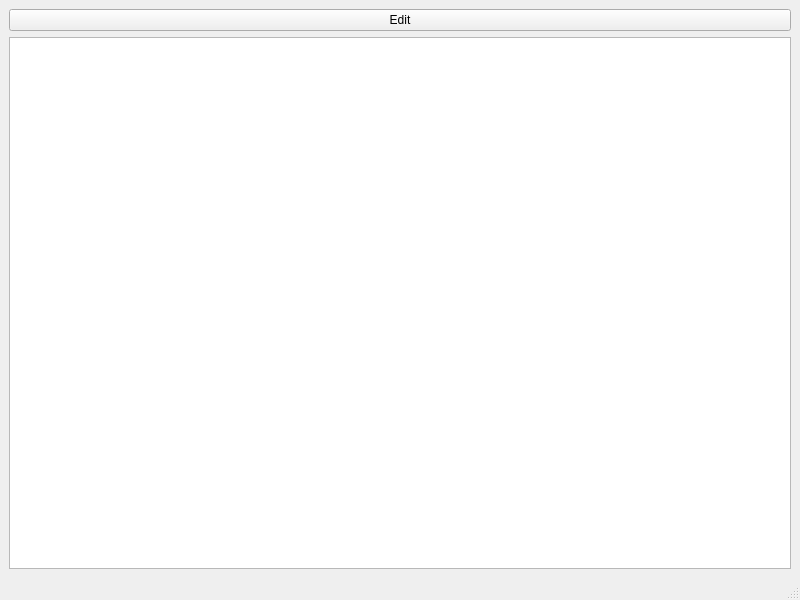
<?xml version="1.0" encoding="UTF-8"?>
<ui version="4.0">
 <class>MainWindow</class>
 <widget class="QMainWindow" name="MainWindow">
  <property name="geometry">
   <rect>
    <x>0</x>
    <y>0</y>
    <width>800</width>
    <height>600</height>
   </rect>
  </property>
  <property name="windowTitle">
   <string>MainWindow</string>
  </property>
  <widget class="QWidget" name="centralwidget">
   <layout class="QVBoxLayout" name="verticalLayout">
    <item>
     <widget class="QPushButton" name="pushButton">
      <property name="text">
       <string>Edit</string>
      </property>
     </widget>
    </item>
    <item>
     <widget class="QTableView" name="tableView"/>
    </item>
   </layout>
  </widget>
  <widget class="QMenuBar" name="menubar">
   <property name="geometry">
    <rect>
     <x>0</x>
     <y>0</y>
     <width>800</width>
     <height>23</height>
    </rect>
   </property>
  </widget>
  <widget class="QStatusBar" name="statusbar"/>
 </widget>
 <resources/>
 <connections>
  <connection>
   <sender>pushButton</sender>
   <signal>clicked()</signal>
   <receiver>MainWindow</receiver>
   <slot>onEditClicked()</slot>
   <hints>
    <hint type="sourcelabel">
     <x>604</x>
     <y>41</y>
    </hint>
    <hint type="destinationlabel">
     <x>951</x>
     <y>20</y>
    </hint>
   </hints>
  </connection>
 </connections>
 <slots>
  <slot>onEditClicked()</slot>
 </slots>
</ui>
